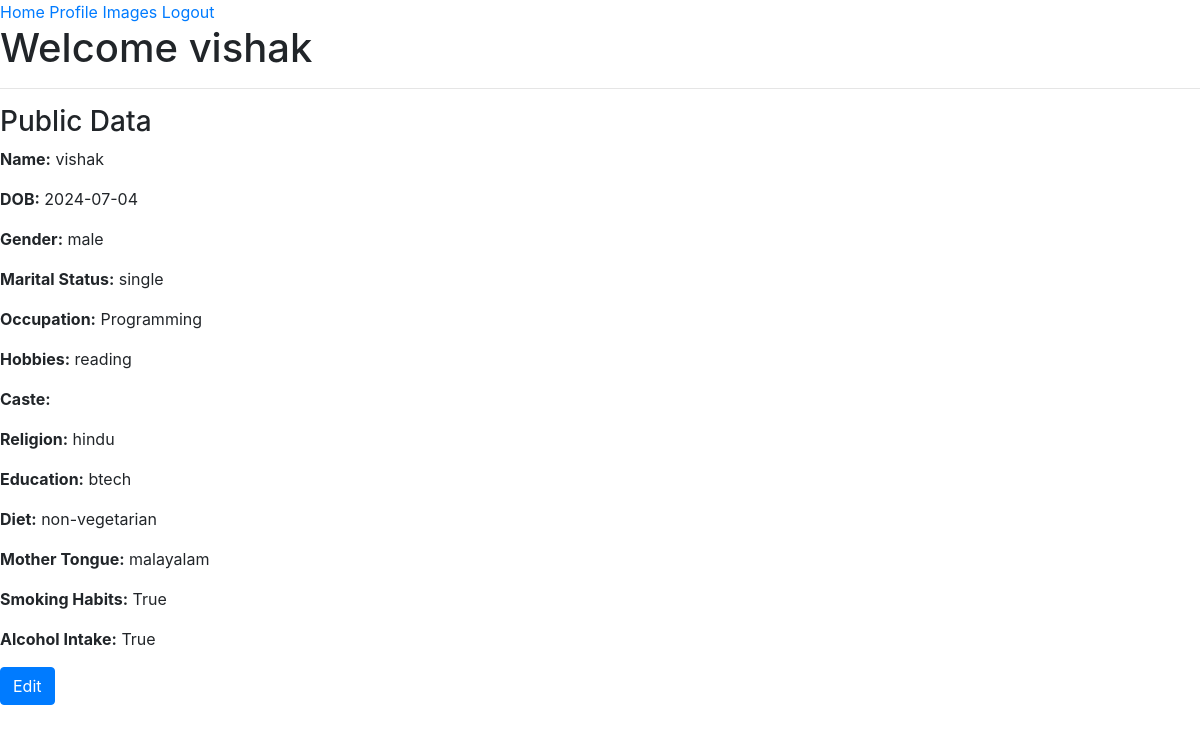
The page /profile (signed in) on the database its author committed.
### app/models.py (models this page shows, shortened)
class User(db.Model, UserMixin):
    id = db.Column(db.Integer)
    username = db.Column(db.String(64), index=True, unique=True)
    uid = db.Column(db.String(64), unique=True, nullable=False, primary_key=True)
    password_hash = db.Column(db.String(128),nullable=False)
    role = db.Column(db.String(64), default='admin')
    status = db.Column(db.Boolean, default=False)
    note = db.Column(db.String(1024), default='None', nullable=True)
    is_logged_in = db.Column(db.Boolean, default=False)  # Add this line
    images = db.relationship('Image', backref='user', lazy=True)
    public_info = db.relationship('PublicInfo', backref='user', uselist=False)

class PublicInfo(db.Model):
    id = db.Column(db.Integer, primary_key=True)
    user_uid = db.Column(db.String(64), db.ForeignKey('user.uid'), nullable=False)
    name = db.Column(db.String(100), nullable=False) #split
    dob = db.Column(db.Date, nullable=False)
    gender = db.Column(db.String(10), nullable=False)
    marital_status = db.Column(db.String(20), nullable=False)
    occupation = db.Column(db.String(100))
    hobbies = db.Column(db.String(255))
    caste = db.Column(db.String(50))
    religion = db.Column(db.String(50))
    education = db.Column(db.String(100))
    diet = db.Column(db.String(20), nullable=False)
    mother_tongue = db.Column(db.String(50))
    smoking_habits = db.Column(db.Boolean, nullable=False)
    alcohol_intake = db.Column(db.Boolean, nullable=False)

### app/routes/main.py (the view)
@main.route('/profile')
def profile():
    form = PublicInfoForm()
    if current_user.is_authenticated:
        return render_template('main/profile.html', form=form)
    return redirect(url_for('main.index'))

### app/__init__.py (called while the page is built)
@login_manager.user_loader
def load_user(uid):
    return User.query.get(uid)

### app/templates/main/profile.html (shortened to what this page needs)
{% extends 'main/base.html' %}
{% block content %}
<h1>Welcome {{ current_user.username }}</h1>
<hr>
<h3>Public Data</h3>
<p><strong>Name:</strong> {{ current_user.public_info.name }}</p>
<p><strong>DOB:</strong> {{ current_user.public_info.dob }}</p>
<p><strong>Gender:</strong> {{ current_user.public_info.gender }}</p>
<p><strong>Marital Status:</strong> {{ current_user.public_info.marital_status }}</p>
<p><strong>Occupation:</strong> {{ current_user.public_info.occupation }}</p>
<p><strong>Hobbies:</strong> {{ current_user.public_info.hobbies }}</p>
<p><strong>Caste:</strong> {{ current_user.public_info.caste }}</p>
<p><strong>Religion:</strong> {{ current_user.public_info.religion }}</p>
<p><strong>Education:</strong> {{ current_user.public_info.education }}</p>
<p><strong>Diet:</strong> {{ current_user.public_info.diet }}</p>
<p><strong>Mother Tongue:</strong> {{ current_user.public_info.mother_tongue }}</p>
<p><strong>Smoking Habits:</strong> {{ current_user.public_info.smoking_habits }}</p>
<p><strong>Alcohol Intake:</strong> {{ current_user.public_info.alcohol_intake }}</p>
<button type="button" class="btn btn-primary" data-toggle="modal" data-target="#editModal">Edit</button>
{% endblock %}

### rows shown on the page
User: username "vishak"
PublicInfo: public_info.name "vishak", public_info.dob "2024-07-04", public_info.gender "male", public_info.marital_status "single", public_info.occupation "Programming", public_info.hobbies "reading", public_info.religion "hindu", public_info.education "btech", public_info.diet "non-vegetarian", public_info.mother_tongue "malayalam", public_info.smoking_habits "True", public_info.alcohol_intake "True"
